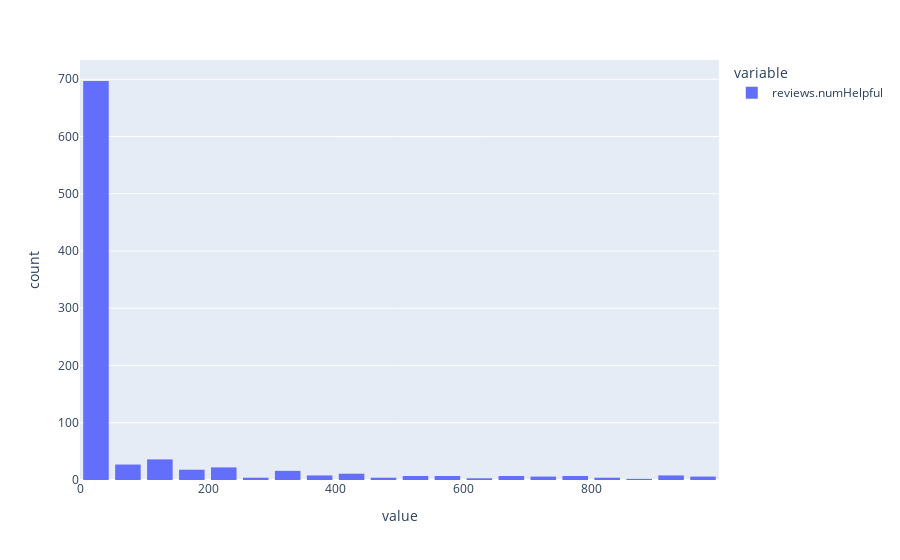

This figure's notebook cell:
### Code cell
fig = px.histogram(data['reviews.numHelpful'])
fig.update_layout(bargap=0.2)
fig.show()

### Figure 1 — Plotly figure (JSON) as saved in the notebook; plotly's stock layout.template omitted (floating-point values rounded to 4 significant figures; data arrays with more than 128 entries replaced by an {"elided": "..."} marker saying what was removed)
{"data": [{"alignmentgroup": "True", "bingroup": "x", "hovertemplate": "variable=reviews.numHelpful<br>value=%{x}<br>count=%{y}<extra></extra>", "legendgroup": "reviews.numHelpful", "marker": {"color": "#636efa", "pattern": {"shape": ""}}, "name": "reviews.numHelpful", "offsetgroup": "reviews.numHelpful", "orientation": "v", "showlegend": true, "type": "histogram", "x": {"elided": "1597 int values"}, "xaxis": "x", "yaxis": "y"}], "layout": {"bargap": 0.2, "barmode": "relative", "legend": {"title": {"text": "variable"}, "tracegroupgap": 0}, "margin": {"t": 60}, "xaxis": {"anchor": "y", "domain": [0, 1], "title": {"text": "value"}}, "yaxis": {"anchor": "x", "domain": [0, 1], "title": {"text": "count"}}}}
